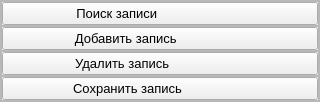
         <widget class="QWidget" name="tool_page_sale">
          <layout class="QVBoxLayout" name="verticalLayout_41">
           <property name="spacing">
            <number>0</number>
           </property>
           <property name="leftMargin">
            <number>0</number>
           </property>
           <property name="topMargin">
            <number>0</number>
           </property>
           <property name="rightMargin">
            <number>0</number>
           </property>
           <property name="bottomMargin">
            <number>0</number>
           </property>
           <item>
            <widget class="QFrame" name="tool_container_3">
             <property name="minimumSize">
              <size>
               <width>320</width>
               <height>0</height>
              </size>
             </property>
             <property name="frameShape">
              <enum>QFrame::StyledPanel</enum>
             </property>
             <property name="frameShadow">
              <enum>QFrame::Raised</enum>
             </property>
             <layout class="QVBoxLayout" name="verticalLayout_31">
              <property name="spacing">
               <number>0</number>
              </property>
              <property name="leftMargin">
               <number>0</number>
              </property>
              <property name="topMargin">
               <number>0</number>
              </property>
              <property name="rightMargin">
               <number>0</number>
              </property>
              <property name="bottomMargin">
               <number>0</number>
              </property>
              <item>
               <widget class="QFrame" name="frame_20">
                <property name="frameShape">
                 <enum>QFrame::StyledPanel</enum>
                </property>
                <property name="frameShadow">
                 <enum>QFrame::Raised</enum>
                </property>
                <layout class="QVBoxLayout" name="verticalLayout_32">
                 <property name="spacing">
                  <number>0</number>
                 </property>
                 <property name="leftMargin">
                  <number>0</number>
                 </property>
                 <property name="topMargin">
                  <number>0</number>
                 </property>
                 <property name="rightMargin">
                  <number>0</number>
                 </property>
                 <property name="bottomMargin">
                  <number>0</number>
                 </property>
                 <item>
                  <widget class="QPushButton" name="searchBtn_3">
                   <property name="sizePolicy">
                    <sizepolicy hsizetype="Preferred" vsizetype="Preferred">
                     <horstretch>0</horstretch>
                     <verstretch>0</verstretch>
                    </sizepolicy>
                   </property>
                   <property name="font">
                    <font>
                     <pointsize>10</pointsize>
                    </font>
                   </property>
                   <property name="toolTip">
                    <string>Поиск</string>
                   </property>
                   <property name="text">
                    <string>    Поиск записи                            </string>
                   </property>
                   <property name="icon">
                    <iconset resource="resources_rc.qrc">
                     <normaloff>:/icons/Icons/search.svg</normaloff>:/icons/Icons/search.svg</iconset>
                   </property>
                   <property name="iconSize">
                    <size>
                     <width>20</width>
                     <height>20</height>
                    </size>
                   </property>
                  </widget>
                 </item>
                </layout>
               </widget>
              </item>
              <item>
               <widget class="QFrame" name="frame_23">
                <property name="maximumSize">
                 <size>
                  <width>16777215</width>
                  <height>16777215</height>
                 </size>
                </property>
                <property name="frameShape">
                 <enum>QFrame::StyledPanel</enum>
                </property>
                <property name="frameShadow">
                 <enum>QFrame::Raised</enum>
                </property>
                <layout class="QVBoxLayout" name="verticalLayout_33">
                 <property name="spacing">
                  <number>0</number>
                 </property>
                 <property name="leftMargin">
                  <number>0</number>
                 </property>
                 <property name="topMargin">
                  <number>0</number>
                 </property>
                 <property name="rightMargin">
                  <number>0</number>
                 </property>
                 <property name="bottomMargin">
                  <number>0</number>
                 </property>
                 <item>
                  <widget class="QPushButton" name="addRowBtn_3">
                   <property name="sizePolicy">
                    <sizepolicy hsizetype="Preferred" vsizetype="Preferred">
                     <horstretch>0</horstretch>
                     <verstretch>0</verstretch>
                    </sizepolicy>
                   </property>
                   <property name="maximumSize">
                    <size>
                     <width>16777215</width>
                     <height>16777215</height>
                    </size>
                   </property>
                   <property name="font">
                    <font>
                     <pointsize>10</pointsize>
                    </font>
                   </property>
                   <property name="toolTip">
                    <string>Добавить</string>
                   </property>
                   <property name="text">
                    <string>    Добавить запись                       </string>
                   </property>
                   <property name="icon">
                    <iconset resource="resources_rc.qrc">
                     <normaloff>:/icons/Icons/plus.svg</normaloff>:/icons/Icons/plus.svg</iconset>
                   </property>
                   <property name="iconSize">
                    <size>
                     <width>25</width>
                     <height>25</height>
                    </size>
                   </property>
                  </widget>
                 </item>
                </layout>
               </widget>
              </item>
              <item>
               <widget class="QFrame" name="frame_24">
                <property name="maximumSize">
                 <size>
                  <width>16777215</width>
                  <height>16777215</height>
                 </size>
                </property>
                <property name="frameShape">
                 <enum>QFrame::StyledPanel</enum>
                </property>
                <property name="frameShadow">
                 <enum>QFrame::Raised</enum>
                </property>
                <layout class="QVBoxLayout" name="verticalLayout_34">
                 <property name="spacing">
                  <number>0</number>
                 </property>
                 <property name="leftMargin">
                  <number>0</number>
                 </property>
                 <property name="topMargin">
                  <number>0</number>
                 </property>
                 <property name="rightMargin">
                  <number>0</number>
                 </property>
                 <property name="bottomMargin">
                  <number>0</number>
                 </property>
                 <item>
                  <widget class="QPushButton" name="deleteRowBtn_3">
                   <property name="sizePolicy">
                    <sizepolicy hsizetype="Preferred" vsizetype="Preferred">
                     <horstretch>0</horstretch>
                     <verstretch>0</verstretch>
                    </sizepolicy>
                   </property>
                   <property name="font">
                    <font>
                     <pointsize>10</pointsize>
                    </font>
                   </property>
                   <property name="toolTip">
                    <string>Удалить</string>
                   </property>
                   <property name="text">
                    <string>    Удалить запись                         </string>
                   </property>
                   <property name="icon">
                    <iconset resource="resources_rc.qrc">
                     <normaloff>:/icons/Icons/trash.svg</normaloff>:/icons/Icons/trash.svg</iconset>
                   </property>
                   <property name="iconSize">
                    <size>
                     <width>25</width>
                     <height>25</height>
                    </size>
                   </property>
                  </widget>
                 </item>
                </layout>
               </widget>
              </item>
              <item>
               <widget class="QFrame" name="frame_25">
                <property name="maximumSize">
                 <size>
                  <width>16777215</width>
                  <height>16777215</height>
                 </size>
                </property>
                <property name="font">
                 <font>
                  <pointsize>10</pointsize>
                 </font>
                </property>
                <property name="frameShape">
                 <enum>QFrame::StyledPanel</enum>
                </property>
                <property name="frameShadow">
                 <enum>QFrame::Raised</enum>
                </property>
                <layout class="QVBoxLayout" name="verticalLayout_35">
                 <property name="spacing">
                  <number>0</number>
                 </property>
                 <property name="leftMargin">
                  <number>0</number>
                 </property>
                 <property name="topMargin">
                  <number>0</number>
                 </property>
                 <property name="rightMargin">
                  <number>0</number>
                 </property>
                 <property name="bottomMargin">
                  <number>0</number>
                 </property>
                 <item>
                  <widget class="QPushButton" name="saveBtn_3">
                   <property name="sizePolicy">
                    <sizepolicy hsizetype="Preferred" vsizetype="Preferred">
                     <horstretch>0</horstretch>
                     <verstretch>0</verstretch>
                    </sizepolicy>
                   </property>
                   <property name="font">
                    <font>
                     <pointsize>10</pointsize>
                    </font>
                   </property>
                   <property name="toolTip">
                    <string>Сохранить</string>
                   </property>
                   <property name="styleSheet">
                    <string notr="true"/>
                   </property>
                   <property name="text">
                    <string>    Сохранить запись                      </string>
                   </property>
                   <property name="icon">
                    <iconset resource="resources_rc.qrc">
                     <normaloff>:/icons/Icons/save.svg</normaloff>:/icons/Icons/save.svg</iconset>
                   </property>
                   <property name="iconSize">
                    <size>
                     <width>25</width>
                     <height>25</height>
                    </size>
                   </property>
                  </widget>
                 </item>
                </layout>
               </widget>
              </item>
             </layout>
            </widget>
           </item>
          </layout>
         </widget>
